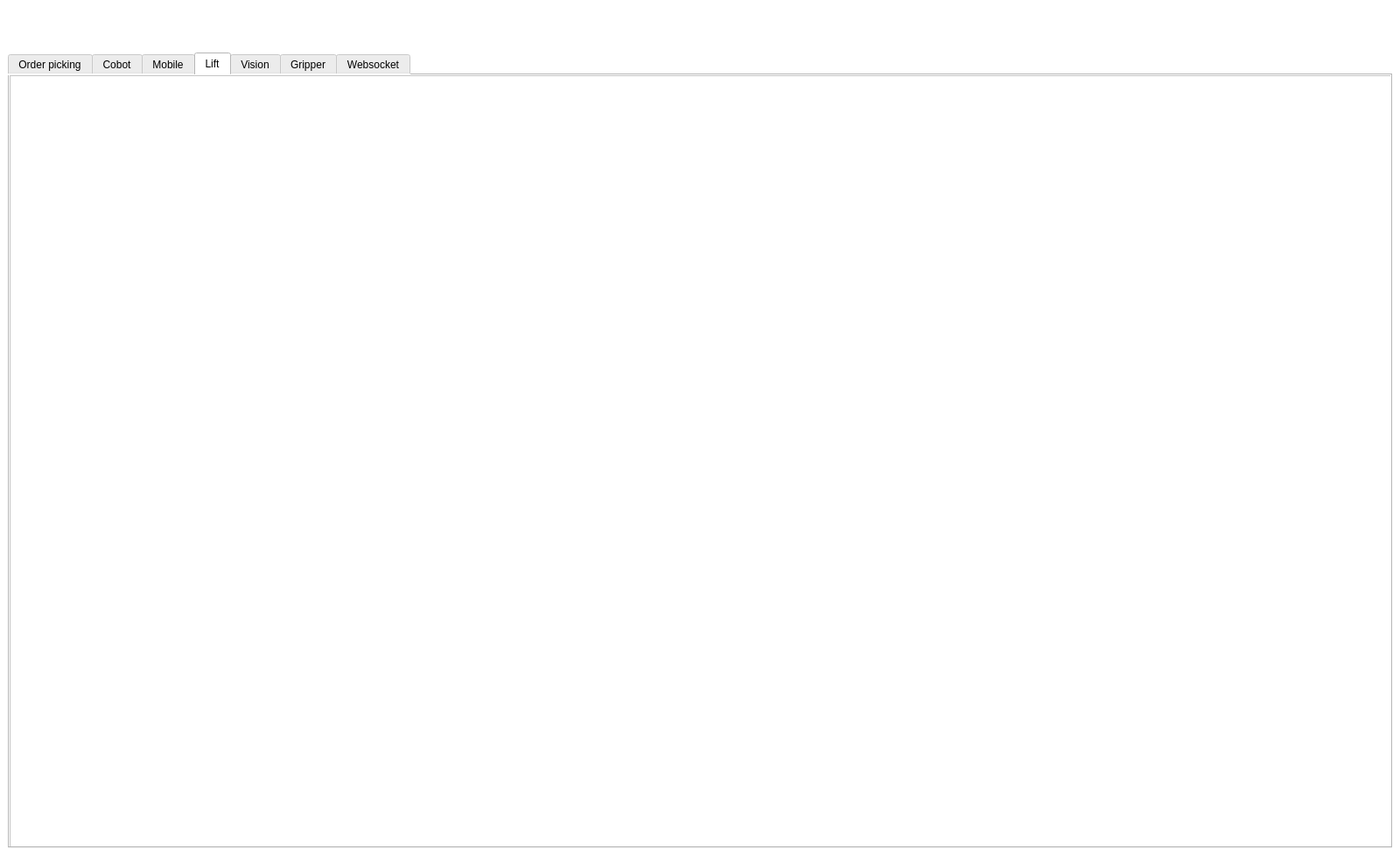
<?xml version="1.0" encoding="UTF-8"?>
<ui version="4.0">
 <class>MainWindow</class>
 <widget class="QMainWindow" name="MainWindow">
  <property name="geometry">
   <rect>
    <x>0</x>
    <y>0</y>
    <width>1600</width>
    <height>978</height>
   </rect>
  </property>
  <property name="sizePolicy">
   <sizepolicy hsizetype="Preferred" vsizetype="Preferred">
    <horstretch>0</horstretch>
    <verstretch>0</verstretch>
   </sizepolicy>
  </property>
  <property name="windowTitle">
   <string>OrderPicking Robot</string>
  </property>
  <property name="autoFillBackground">
   <bool>false</bool>
  </property>
  <widget class="QWidget" name="centralwidget">
   <property name="styleSheet">
    <string notr="true">background-color: rgb(255, 255, 255);</string>
   </property>
   <layout class="QVBoxLayout" name="verticalLayout">
    <item>
     <layout class="QHBoxLayout" name="horizontalLayout">
      <property name="leftMargin">
       <number>0</number>
      </property>
      <property name="topMargin">
       <number>0</number>
      </property>
      <property name="rightMargin">
       <number>0</number>
      </property>
      <item>
       <spacer name="horizontalSpacer">
        <property name="orientation">
         <enum>Qt::Horizontal</enum>
        </property>
        <property name="sizeHint" stdset="0">
         <size>
          <width>40</width>
          <height>20</height>
         </size>
        </property>
       </spacer>
      </item>
      <item>
       <widget class="QLabel" name="label_logo">
        <property name="sizePolicy">
         <sizepolicy hsizetype="Fixed" vsizetype="Fixed">
          <horstretch>0</horstretch>
          <verstretch>0</verstretch>
         </sizepolicy>
        </property>
        <property name="minimumSize">
         <size>
          <width>115</width>
          <height>45</height>
         </size>
        </property>
        <property name="maximumSize">
         <size>
          <width>115</width>
          <height>45</height>
         </size>
        </property>
        <property name="styleSheet">
         <string notr="true">image:url(:/image/robotics-ci-1.png);</string>
        </property>
        <property name="frameShape">
         <enum>QFrame::NoFrame</enum>
        </property>
        <property name="text">
         <string/>
        </property>
       </widget>
      </item>
     </layout>
    </item>
    <item>
     <widget class="QTabWidget" name="MAIN_TAB">
      <property name="currentIndex">
       <number>3</number>
      </property>
      <widget class="QWidget" name="tab">
       <attribute name="title">
        <string>Order picking</string>
       </attribute>
       <widget class="QFrame" name="frame_home">
        <property name="geometry">
         <rect>
          <x>0</x>
          <y>0</y>
          <width>1581</width>
          <height>901</height>
         </rect>
        </property>
        <property name="frameShape">
         <enum>QFrame::StyledPanel</enum>
        </property>
        <property name="frameShadow">
         <enum>QFrame::Raised</enum>
        </property>
       </widget>
      </widget>
      <widget class="QWidget" name="tab_2">
       <attribute name="title">
        <string>Cobot</string>
       </attribute>
       <widget class="QFrame" name="frame_cobot">
        <property name="geometry">
         <rect>
          <x>0</x>
          <y>0</y>
          <width>1581</width>
          <height>901</height>
         </rect>
        </property>
        <property name="frameShape">
         <enum>QFrame::StyledPanel</enum>
        </property>
        <property name="frameShadow">
         <enum>QFrame::Raised</enum>
        </property>
       </widget>
      </widget>
      <widget class="QWidget" name="tab_3">
       <attribute name="title">
        <string>Mobile</string>
       </attribute>
       <widget class="QFrame" name="frame_mobile">
        <property name="geometry">
         <rect>
          <x>0</x>
          <y>0</y>
          <width>1581</width>
          <height>901</height>
         </rect>
        </property>
        <property name="frameShape">
         <enum>QFrame::StyledPanel</enum>
        </property>
        <property name="frameShadow">
         <enum>QFrame::Raised</enum>
        </property>
       </widget>
      </widget>
      <widget class="QWidget" name="tab_4">
       <attribute name="title">
        <string>Lift</string>
       </attribute>
       <widget class="QFrame" name="frame_lift">
        <property name="geometry">
         <rect>
          <x>0</x>
          <y>0</y>
          <width>1581</width>
          <height>901</height>
         </rect>
        </property>
        <property name="frameShape">
         <enum>QFrame::StyledPanel</enum>
        </property>
        <property name="frameShadow">
         <enum>QFrame::Raised</enum>
        </property>
       </widget>
      </widget>
      <widget class="QWidget" name="tab_5">
       <attribute name="title">
        <string>Vision</string>
       </attribute>
      </widget>
      <widget class="QWidget" name="tab_6">
       <attribute name="title">
        <string>Gripper</string>
       </attribute>
      </widget>
      <widget class="QWidget" name="tab_7">
       <attribute name="title">
        <string>Websocket</string>
       </attribute>
       <widget class="QFrame" name="frame_websocket">
        <property name="geometry">
         <rect>
          <x>0</x>
          <y>0</y>
          <width>1581</width>
          <height>901</height>
         </rect>
        </property>
        <property name="frameShape">
         <enum>QFrame::StyledPanel</enum>
        </property>
        <property name="frameShadow">
         <enum>QFrame::Raised</enum>
        </property>
       </widget>
      </widget>
     </widget>
    </item>
   </layout>
  </widget>
 </widget>
 <resources/>
 <connections/>
</ui>
